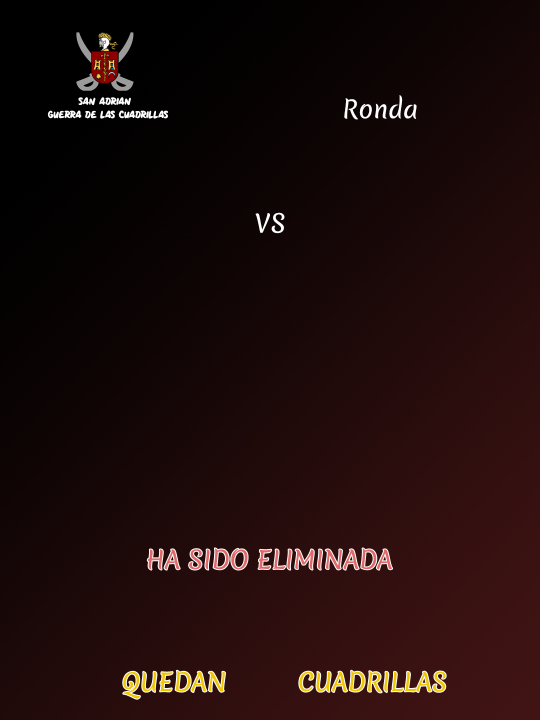
#> input picture templates/basic_1080x1440.png, 1080 x 1440 px, given in place of basic_1080x1440.jpg, which was not available (shown at 1/2 size)
$ python generate_pic.py   (older library calls are emulated)
#> lines starting #> are read from the running program, lines starting #| are printed output that depends on the picture; pictures that were not available may be replaced by others from this repository, and a replacement may not be noted
#!/usr/bin/python3

def get_font(fontpath, size):
    return ImageFont.truetype(fontpath, size=size)

def get_centered(draw, value, font, W):
    (w, h) = draw.textsize(value, font=font)
    return (W - w) / 2

from PIL import Image, ImageDraw, ImageFont
template = Image.open("templates/basic_1080x1440.jpg")
#> template is the input picture: PIL image 1080x1440 RGB; mean R, G, B 30.7, 12.2, 11.4
W, H = (1080, 1440)
white_color = 'rgb(255, 255, 255)'

# Font, position and content
#myFont = ImageFont.truetype('fonts/MarkerNotes.ttf', size=46)
#myFont = ImageFont.truetype('fonts/merienda.regular.ttf', size=46)
normalFont = get_font('fonts/merienda.regular.ttf', 46)
bigFont = get_font('fonts/merienda.regular.ttf', 58)
round_n = 7
winner_name = 'La Cofradía del Canalillo'
loser_name = 'Peña La Toñi'
remaining_n = 11

(rndx, rndy) = (865, 175)       # Round position
(cuad1x, cuad1y) = (None, 325)  # Cuadrilla1 position
(cuad2x, cuad2y) = (None, 485)  # Cuadrilla2 position
(foto1x, foto1y) = (None, 585)  # Photo position
(deadx, deady) = (None, 1020)    # Dead position
(resx, resy) = (None, 1180)     # Resurrection msg position
(remx, remy) = (495 if remaining_n > 9 else 510, 1320)      # Remaining position

# Draw over template
draw = ImageDraw.Draw(template)
draw.text((rndx, rndy), str(round_n), fill=white_color, font=bigFont)
draw.text((get_centered(draw, winner_name, normalFont, W), cuad1y), winner_name, fill=white_color, font=normalFont)
draw.text((get_centered(draw, loser_name, normalFont, W), cuad2y), loser_name, fill=white_color, font=normalFont)
# Photo
img = Image.open('photos/' + loser_name.replace(' ','').lower() + '.png', 'r')
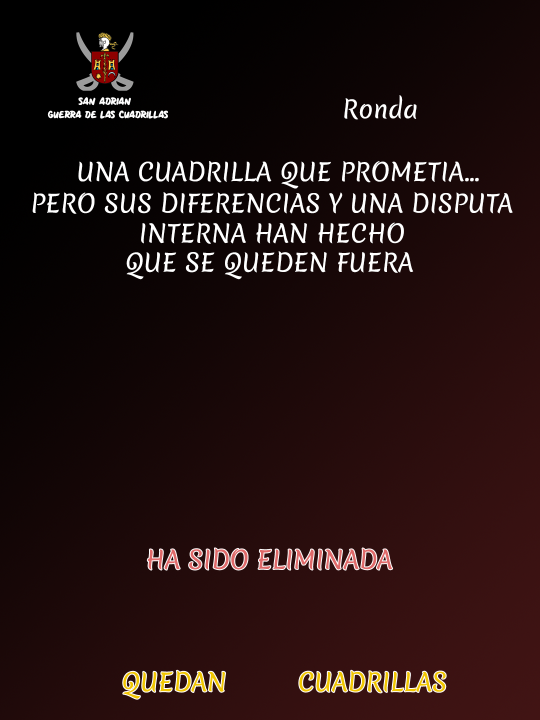
#> input picture templates/civil_1080x1440.png, 1080 x 1440 px, given in place of peñalatoñi.png, which was not available (shown at 1/2 size)
#> img is the input picture: PIL image 1080x1440 RGB; mean R, G, B 36.1, 17.9, 17.1
img_w, img_h = img.size
#> img_w = 1080; img_h = 1440
offset = ((W - img_w) // 2, foto1y)
#> offset = (0, 585)
template.paste(img, offset)
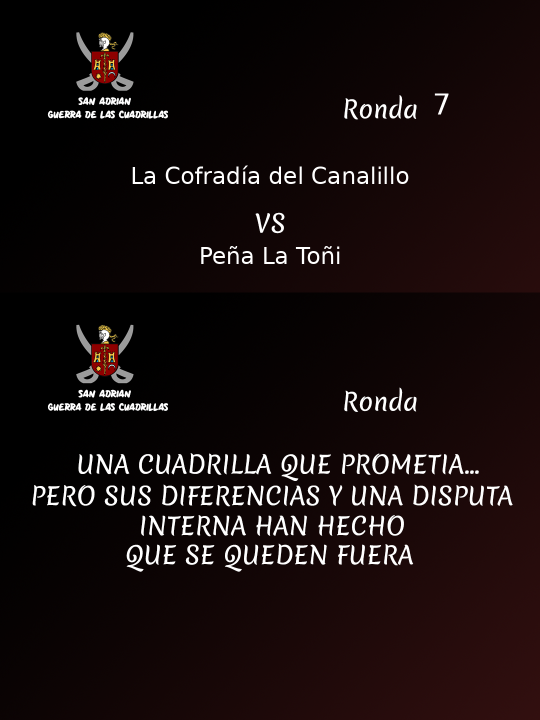
#> template: PIL image 1080x1440 RGB (shown at 1/2 size); mean R, G, B 24.3, 14.2, 14.1
draw.text((get_centered(draw, loser_name, normalFont, W), deady), loser_name, fill=white_color, font=normalFont)
# TODO: Resurection
draw.text((remx, remy), str(remaining_n), fill=white_color, font=bigFont)

template.save('results/round' + str(round_n) + '.png')
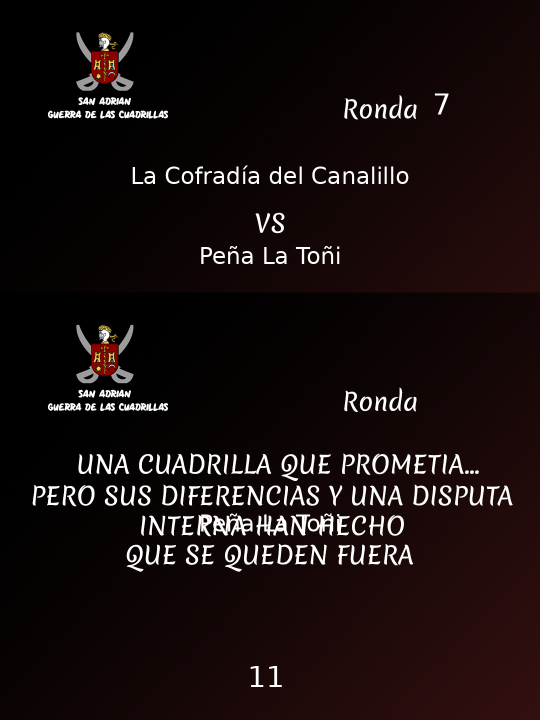
#> saved as round7.png: PIL image 1080x1440 RGB (shown at 1/2 size); mean R, G, B 24.7, 14.6, 14.5
